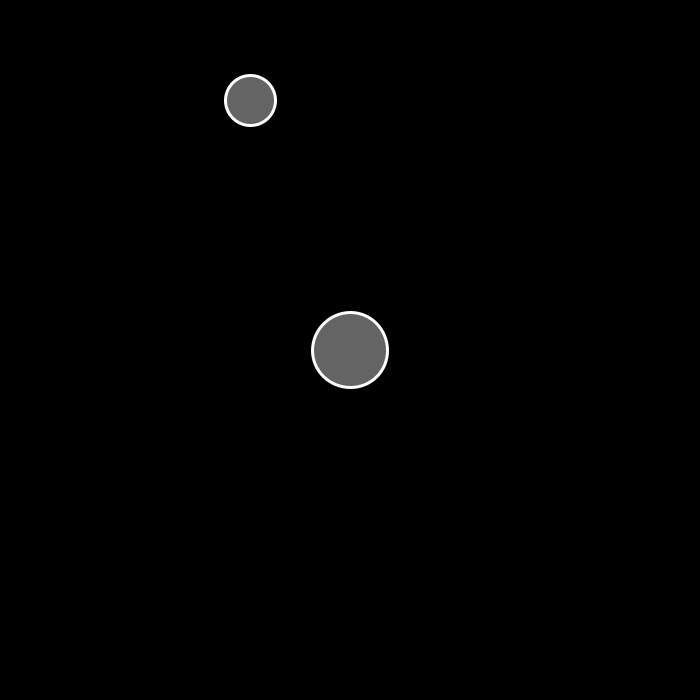
Frame 1 (no input)
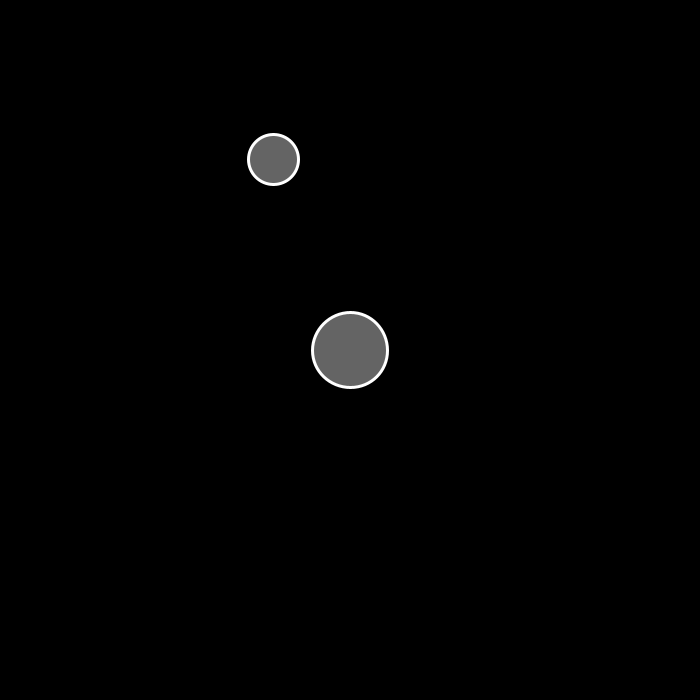
Frame 60 (the mouse pressed at the canvas centre just before this capture)
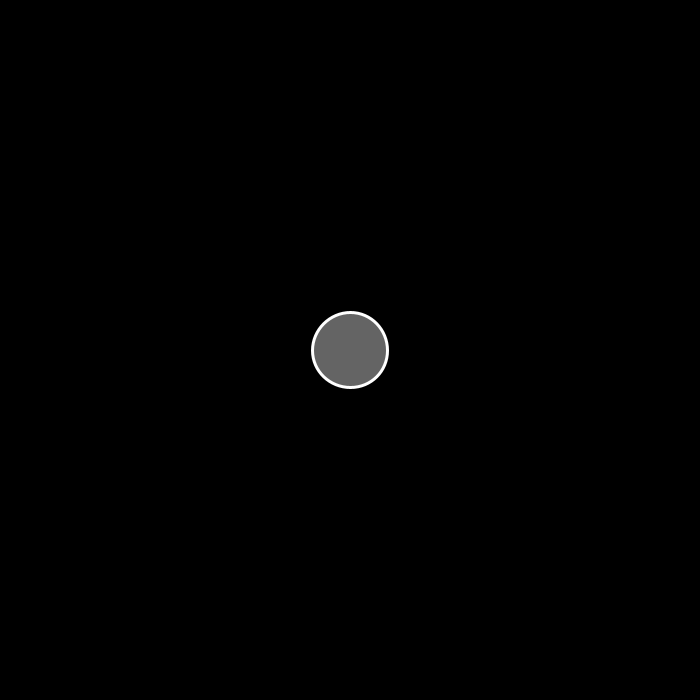
Frame 120 (the mouse held since frame 60 and released just before this capture)

The Processing sketch that drew these frames (run headless with seeded random() and noise(); from frame 60 on, the mouse is pressed at the canvas centre):

// Processing sketch: gravAttract
// ── gravAttract.pde
Particle p, p2;

void setup()
{
  size(700,700);
  p = new Particle(250, 100, 1, 50);
  p2 = new Particle(width/2, height/2, 50, 75);
}

void draw()
{
  background(0);
  p2.update();
  p.update();
  
  p.applyForce(attraction(p2, p));
}

PVector attraction(Particle a, Particle b)
{
  double dG = 50;
  
  float fM1 = a.fMass;
  float fM2 = b.fMass;
  
  PVector vR = new PVector(a.vPos.x-b.vPos.x, a.vPos.y-b.vPos.y);
  vR.normalize();
  float fForce = (float)(((fM1*fM2)/(dist(a.vPos.x, a.vPos.y,b.vPos.x, b.vPos.y)*dist(a.vPos.x, a.vPos.y,b.vPos.x, b.vPos.y)))*dG);
  
  return new PVector(vR.x*fForce,vR.y*fForce);
}

class Particle
{
  float fMass;
  float fSize;
  PVector vPos;
  PVector vVel;
  PVector vAcc;
  
  Particle(float x, float y, float mass, float size)
  {
    vPos = new PVector(x, y);
    vVel = new PVector();
    vAcc = new PVector();
    fMass = mass;
    fSize = size;
  }
  
  void update()
  {
    display();
    updateVelocity();
    updatePosition();
  }
  
  void display()
  {
    push();
    translate(vPos.x, vPos.y);
    stroke(255);
    strokeWeight(3);
    fill(100);
    circle(0,0,fSize);
    pop();
  }
  
  void updatePosition()
  {
    vPos.add(vVel);
  }
  
  void updateVelocity()
  {
    vVel.add(vAcc);
    vAcc.set(0, 0);
  }
  
  void applyForce(PVector vForce)
  {
    vAcc.set(vForce.x / fMass, vForce.y / fMass);
  }
}
